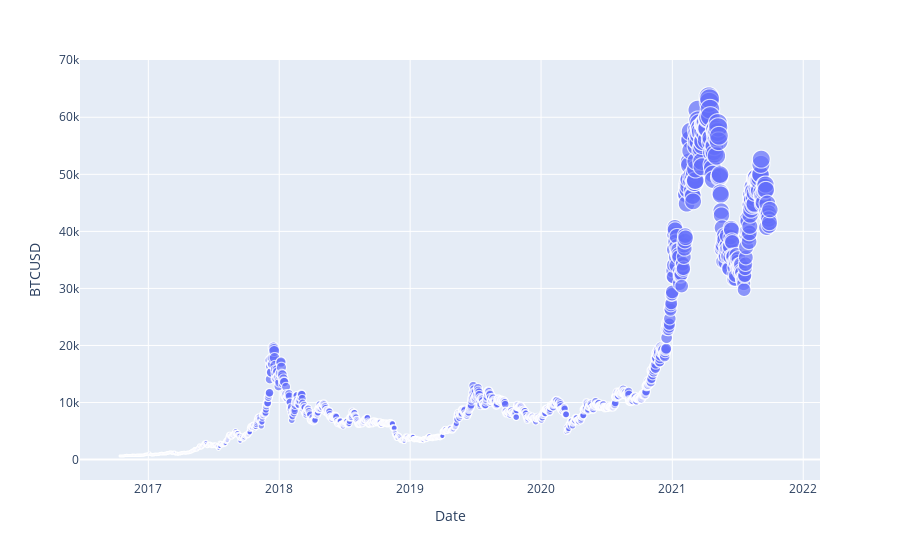

The notebook cell this image was saved under:
### Code cell
# Create scatter plot
px.scatter(merged_BTCETH_new, x="Date", y="BTCUSD", size="BTCUSD")

### Figure 1 — Plotly figure (JSON) as saved in the notebook; plotly's stock layout.template omitted (floating-point values rounded to 4 significant figures; data arrays with more than 128 entries replaced by an {"elided": "..."} marker saying what was removed)
{"data": [{"hovertemplate": "Date=%{x}<br>BTCUSD=%{marker.size}<extra></extra>", "legendgroup": "", "marker": {"color": "#636efa", "size": {"elided": "1813 float values"}, "sizemode": "area", "sizeref": 159.0, "symbol": "circle"}, "mode": "markers", "name": "", "showlegend": false, "type": "scattergl", "x": {"elided": "1813 str values"}, "xaxis": "x", "y": {"elided": "1813 float values"}, "yaxis": "y"}], "layout": {"autosize": true, "legend": {"itemsizing": "constant", "tracegroupgap": 0}, "margin": {"t": 60}, "xaxis": {"anchor": "y", "autorange": true, "domain": [0, 1], "range": ["2016-06-28 22:27:43.8717", "2022-01-31 16:36:47.1779"], "title": {"text": "Date"}, "type": "date"}, "yaxis": {"anchor": "x", "autorange": true, "domain": [0, 1], "range": [-4291.0, 73010.0], "title": {"text": "BTCUSD"}, "type": "linear"}}}
